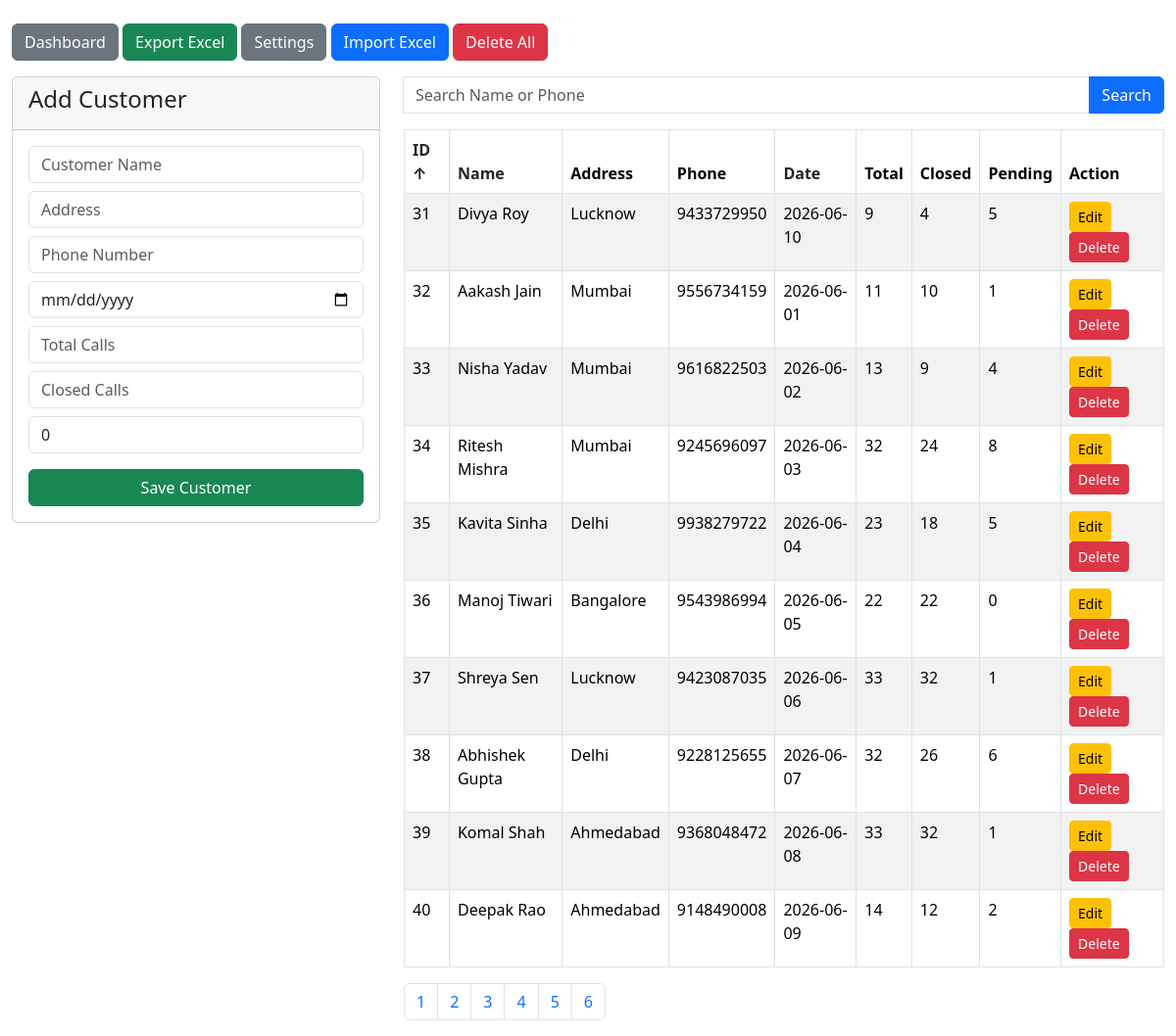
The page /customers?page=4&search=&sort_by=id&sort_order=asc (signed in) on the database its author committed.
### app/models.py (models this page shows)
class Customer(Base):
    __tablename__ = "customers"
    id = Column(Integer, primary_key=True, index=True)
    customer_name = Column(String(100), nullable=False)
    address = Column(String(500))
    phone_number = Column(String(20))
    call_date = Column(Date)
    total_calls = Column(Integer, default=0)
    closed_calls = Column(Integer, default=0)
    created_at = Column(
        DateTime,
        default=datetime.utcnow
    )

### app/routers/customers.py (the view)
@router.get("/customers")
def customers(
    request: Request,
    page: int = 1,
    search: str = "",
    sort_by: str = "id",
    sort_order: str = "asc",
    success: str = "",
    error: str = "",
    db: Session = Depends(get_db)
):
    if "user" not in request.session:
        return RedirectResponse("/", status_code=302)
    per_page = 10
    query = db.query(Customer)
    if search:
        query = query.filter(
            or_(
                Customer.customer_name.ilike(f"%{search}%"),
                Customer.phone_number.ilike(f"%{search}%")
            )
        )
    total_records = query.count()
    sort_columns = {
        "id": Customer.id,
        "name": Customer.customer_name,
        "date": Customer.call_date
    }
    if sort_by not in sort_columns:
        sort_by = "id"
    if sort_order not in ["asc", "desc"]:
        sort_order = "asc"
    sort_column = sort_columns[sort_by]
    if sort_order == "desc":
        sort_column = sort_column.desc()
    else:
        sort_column = sort_column.asc()
    customers = (
        query.order_by(sort_column)
        .offset((page - 1) * per_page)
        .limit(per_page)
        .all()
    )
    total_pages = max(
        (total_records + per_page - 1) // per_page,
        1
    )
    return templates.TemplateResponse(
        "customers.html",
        {
            "request": request,
            "customers": customers,
            "page": page,
            "total_pages": total_pages,
            "search": search,
            "sort_by": sort_by,
            "sort_order": sort_order,
            "success": success,
            "error": error,
            "edit_customer": None
        }
    )

### templates/customers.html (shortened to what this page needs)
<!DOCTYPE html>
<html>
<head>
    <link href="https://cdn.jsdelivr.net/npm/bootstrap@5.3.3/dist/css/bootstrap.min.css"
          rel="stylesheet">
</head>
<body>
<div class="container-fluid mt-4">
    <div class="mb-3">
        <a href="/dashboard"
           class="btn btn-secondary">
            Dashboard
        </a>
        <a href="/customers/export"
           class="btn btn-success">
            Export Excel
        </a>
        <a href="/settings"
           class="btn btn-secondary">
            Settings
        </a>
        <button
            type="button"
            class="btn btn-primary"
            data-bs-toggle="modal"
            data-bs-target="#importModal">
            Import Excel
        </button>
        <button
            type="button"
            class="btn btn-danger"
            data-bs-toggle="modal"
            data-bs-target="#deleteAllModal">
            Delete All
        </button>
    </div>
    <div class="row">
        <div class="col-md-4">
            <div class="card">
                <div class="card-header">
                    <h4>
                        {% if edit_customer %}
                            Edit Customer
                        {% else %}
                            Add Customer
                        {% endif %}
                    </h4>
                </div>
                <div class="card-body">
                    <form method="post"
                          action="{% if edit_customer %}/customers/update/{{edit_customer.id}}{% else %}/customers/add{% endif %}">
                        <input type="text"
                               name="customer_name"
                               class="form-control mb-2"
                               placeholder="Customer Name"
                               value="{{ edit_customer.customer_name if edit_customer else '' }}"
                               required>
                        <input type="text"
                               name="address"
                               class="form-control mb-2"
                               placeholder="Address"
                               value="{{ edit_customer.address if edit_customer else '' }}"
                               required>
                        <input type="text"
                               name="phone_number"
                               class="form-control mb-2"
                               placeholder="Phone Number"
                               value="{{ edit_customer.phone_number if edit_customer else '' }}"
                               required>
                        <input type="date"
                               name="call_date"
                               class="form-control mb-2"
                               value="{{ edit_customer.call_date if edit_customer else '' }}"
                               required>
                        <input type="number"
                               id="total_calls"
                               name="total_calls"
                               class="form-control mb-2"
                               placeholder="Total Calls"
                               onkeyup="calculatePending()"
                               value="{{ edit_customer.total_calls if edit_customer else '' }}"
                               required>
                        <input type="number"
                               id="closed_calls"
                               name="closed_calls"
                               class="form-control mb-2"
                               placeholder="Closed Calls"
                               onkeyup="calculatePending()"
                               value="{{ edit_customer.closed_calls if edit_customer else '' }}"
                               required>
                        <input type="text"
                               id="pending_calls"
                               class="form-control mb-3"
                               placeholder="Pending Calls"
                               readonly>
                        <button class="btn btn-success w-100">
                            {% if edit_customer %}
                                Update Customer
                            {% else %}
                                Save Customer
                            {% endif %}
                        </button>
                    </form>
                </div>
            </div>
        </div>
        <div class="col-md-8">
            <form method="get">
                <div class="input-group mb-3">
                    <input type="text"
                           name="search"
                           class="form-control"
                           placeholder="Search Name or Phone"
                           value="{{ search }}">
                    <button class="btn btn-primary">
                        Search
                    </button>
                </div>
            </form>
            <table class="table table-bordered table-striped">
                <thead>
                <tr>
                    <th>
                        <a href="/customers?search={{ search | urlencode }}&sort_by=id&sort_order={% if sort_by == 'id' and sort_order == 'asc' %}desc{% else %}asc{% endif %}"
                           class="text-dark text-decoration-none d-block">
                            ID
                            {% if sort_by == 'id' %}
                                {% if sort_order == 'asc' %}&uarr;{% else %}&darr;{% endif %}
                            {% endif %}
                        </a>
                    </th>
                    <th>
                        <a href="/customers?search={{ search | urlencode }}&sort_by=name&sort_order={% if sort_by == 'name' and sort_order == 'asc' %}desc{% else %}asc{% endif %}"
                           class="text-dark text-decoration-none d-block">
                            Name
                        </a>
                    </th>
                    <th>Address</th>
                    <th>Phone</th>
                    <th>
                        <a href="/customers?search={{ search | urlencode }}&sort_by=date&sort_order={% if sort_by == 'date' and sort_order == 'asc' %}desc{% else %}asc{% endif %}"
                           class="text-dark text-decoration-none d-block">
                            Date
                        </a>
                    </th>
                    <th>Total</th>
                    <th>Closed</th>
                    <th>Pending</th>
                    <th>Action</th>
                </tr>
                </thead>
                <tbody>
                {% for c in customers %}
                    <tr>
                        <td>{{ c.id }}</td>
                        <td>{{ c.customer_name }}</td>
                        <td>{{ c.address }}</td>
                        <td>{{ c.phone_number }}</td>
                        <td>{{ c.call_date }}</td>
                        <td>{{ c.total_calls }}</td>
                        <td>{{ c.closed_calls }}</td>
                        <td>{{ c.total_calls - c.closed_calls }}</td>
                        <td>
                            <a href="/customers/edit/{{c.id}}"
                               class="btn btn-warning btn-sm">
                                Edit
                            </a>
                            <a href="/customers/delete/{{c.id}}"
                               class="btn btn-danger btn-sm"
                               onclick="return confirm('Delete this customer?')">
                                Delete
                            </a>
                        </td>
                    </tr>
                {% endfor %}
                </tbody>
            </table>
            <nav>
                <ul class="pagination">
                    {% for p in range(1,total_pages+1) %}
                        <li class="page-item">
                            <a class="page-link"
                               href="/customers?page={{p}}&search={{ search | urlencode }}&sort_by={{ sort_by }}&sort_order={{ sort_order }}">
                                {{p}}
                            </a>
                        </li>
                    {% endfor %}
                </ul>
            </nav>
        </div>
    </div>
</div>
</body>
</html>

### rows shown on the page
Customer: id "31", customer_name "Divya Roy", address "Lucknow", phone_number "9433729950", call_date "2026-06-10", total_calls "9", closed_calls "4", c.total_calls-c.closed_calls "5"
Customer: id "32", customer_name "Aakash Jain", address "Mumbai", phone_number "9556734159", call_date "2026-06-01", total_calls "11", closed_calls "10", c.total_calls-c.closed_calls "1"
Customer: id "33", customer_name "Nisha Yadav", address "Mumbai", phone_number "9616822503", call_date "2026-06-02", total_calls "13", closed_calls "9", c.total_calls-c.closed_calls "4"
Customer: id "34", customer_name "Ritesh Mishra", address "Mumbai", phone_number "9245696097", call_date "2026-06-03", total_calls "32", closed_calls "24", c.total_calls-c.closed_calls "8"
Customer: id "35", customer_name "Kavita Sinha", address "Delhi", phone_number "9938279722", call_date "2026-06-04", total_calls "23", closed_calls "18", c.total_calls-c.closed_calls "5"
Customer: id "36", customer_name "Manoj Tiwari", address "Bangalore", phone_number "9543986994", call_date "2026-06-05", total_calls "22", closed_calls "22", c.total_calls-c.closed_calls "0"
Customer: id "37", customer_name "Shreya Sen", address "Lucknow", phone_number "9423087035", call_date "2026-06-06", total_calls "33", closed_calls "32", c.total_calls-c.closed_calls "1"
Customer: id "38", customer_name "Abhishek Gupta", address "Delhi", phone_number "9228125655", call_date "2026-06-07", total_calls "32", closed_calls "26", c.total_calls-c.closed_calls "6"
Customer: id "39", customer_name "Komal Shah", address "Ahmedabad", phone_number "9368048472", call_date "2026-06-08", total_calls "33", closed_calls "32", c.total_calls-c.closed_calls "1"
Customer: id "40", customer_name "Deepak Rao", address "Ahmedabad", phone_number "9148490008", call_date "2026-06-09", total_calls "14", closed_calls "12", c.total_calls-c.closed_calls "2"

### other values the page prints
{{ p }} "1" "2" "3" "4" "5" "6"
